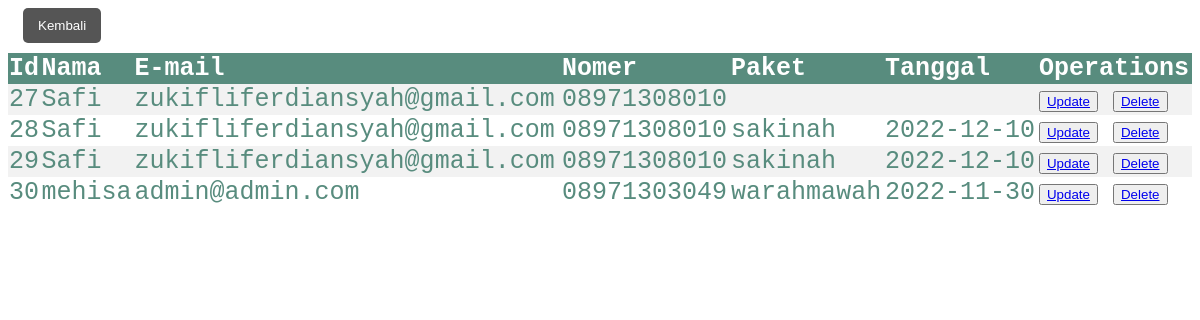
Screenshot of /crud/history.php with the database file from the repository.
### tables this page shows
CREATE TABLE `registrasi` (
  `id` int(11) NOT NULL,
  `nama` varchar(255) NOT NULL,
  `email` varchar(50) NOT NULL,
  `nomer` varchar(15) NOT NULL,
  `paket` enum('sakinah','mawadah','warahmawah') NOT NULL,
  `tanggal` varchar(50) NOT NULL
);

### crud/history.php (the view, shortened to what this page needs)
<!DOCTYPE html>
<html lang="en">
<head>
</head>
<body>
    <a href="./pilihanAdmin.php"><button class="back">Kembali</button></a>
    <table>
        <th>Id</th>
        <th>Nama</th>
        <th>E-mail</th>
        <th>Nomer</th>
        <th>Paket</th>
        <th>Tanggal</th>
        <th>Operations</th>
        <?php
            include 'connect.php';
            $sql = "select * from registrasi";
            $result = $conn->query($sql);
            if ($result-> num_rows > 0) {
                while ($row = $result->fetch_assoc()) {
                    echo '<tr>
                    <td>'. $row['id'].'</td>
                    <td>'. $row['nama'].'</td>
                    <td>'.$row['email'].'</td>
                    <td>'.$row['nomer'].'</td>
                    <td>'. $row['paket'].'</td>
                    <td>'.$row['tanggal'].'</td>
                    <td>
                    <button><a href="update.php?updateid='.$row['id'].'">Update</a></button>
                    <button><a href="delete.php?deleteid='.$row['id'].'">Delete</a></button>
                    </td>
                </tr>';
            }
            echo "</table>";
        } else {
        }
        ?>
</body>
</html>

### crud/history.php (style rules this page uses)
table { border-collapse: collapse; width: 100%; color: #588c7e; font-family: monospace; font-size: 25px; text-align: left; }
.back { background: #555; padding: 10px 15px; color: #fff; border-radius: 5px; margin-left: 15px; margin-bottom: 10px; border: none; }
th { background-color: #588c7e; color: #fff; }
tr:nth-child(even) { background-color: #f2f2f2 }

### rows the page displays
registrasi: id "27", nama "Safi", email "zukifliferdiansyah@gmail.com", nomer "08971308010"
registrasi: id "28", nama "Safi", email "zukifliferdiansyah@gmail.com", nomer "08971308010", paket "sakinah", tanggal "2022-12-10"
registrasi: id "29", nama "Safi", email "zukifliferdiansyah@gmail.com", nomer "08971308010", paket "sakinah", tanggal "2022-12-10"
registrasi: id "30", nama "mehisa", email "admin@admin.com", nomer "08971303049", paket "warahmawah", tanggal "2022-11-30"
